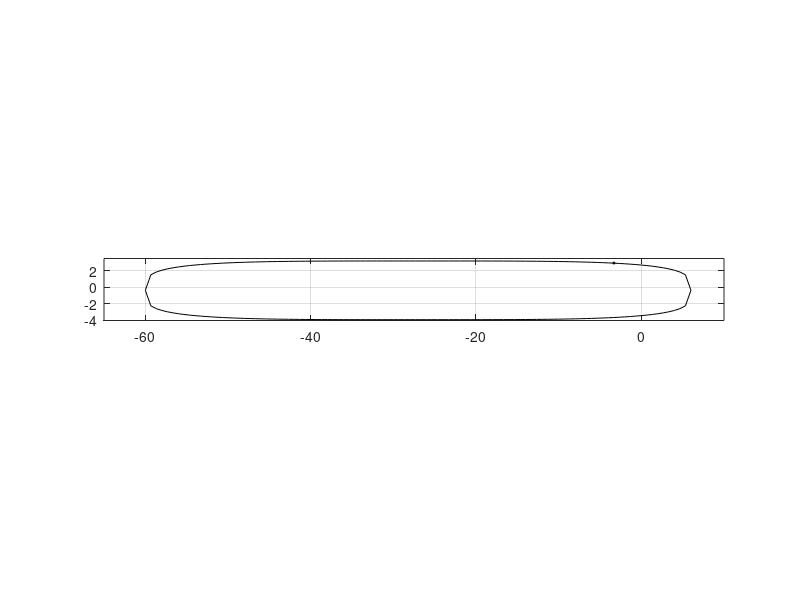

Write the MATLAB code that produced this figure.
clear, clc, close all
c_x = 27;
c_y = 0.35;
r_x = 33;
r_y = 3.55;

x = linspace(-r_x - c_x, r_x - c_x);
y_up =  r_y * (1 - ( (x+c_x)./r_x ) .^4 ) .^ (1/4) - c_y;
y_down =  -r_y * (1 - ( (x+c_x)./r_x ) .^4 ) .^ (1/4) - c_y;

b1 = 0.1*[-1 1 1 -1];
b2 = 0.1*[1 1 -1 -1];

curve(1) = plot(x, y_up, 'k');
grid on
hold on
curve(2) = plot(x, y_down, 'k');

initial_pos = [b1;b2];

robot = fill(b1, b2, 'r');

new_pos = initial_pos;

frame = [0;0];

hold off

axis([-65 10 -4 3.5])
axis equal

        
        

for t = 0:1000
    
   
     pos_x = frame(1); pos_y = frame(2); 
     
     fi = ((pos_x + c_x)./r_x).^4 + ((pos_y + c_y)./r_y).^4 - 1;
	grad_fi = [(4./r_x)*((pos_x + c_x)./r_x).^3 ; (4./r_y)*((pos_y + c_y)./r_y).^3];
	Beta_fi = [ -(4./r_y)*((pos_y + c_y)./r_y).^3 ; (4./r_x)*((pos_x + c_x)./r_x).^3];
	G = -2/pi * atan(fi);
	H = sqrt(1 - G.^2);
	u = G*grad_fi(1) + H*Beta_fi(1);
	v = G*grad_fi(2) + H*Beta_fi(2);
    u = u/norm(grad_fi);
    v = v/norm(grad_fi);
    
    d = [u ;v];
    
   
    
        
     
%      if norm([u;v]) ~= 0
%          d = [u;v]./(2*norm([u;v]));
%      else
%          d = [0;0]
%      end 

    new_pos = new_pos + [d d d d];
    frame = frame + d;
    set(robot, 'XData', new_pos(1, :), 'YData', new_pos(2, :));


    pause(.05)

end